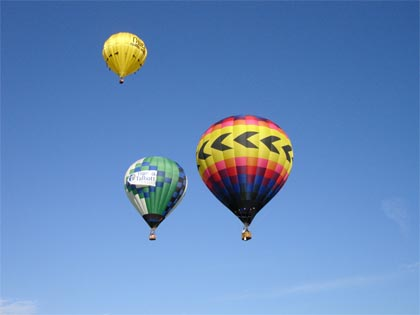
#> input picture images/hot_air_balloon.jpg, 420 x 315 px
$ python f.thresholding.py
#> lines starting #> are read from the running program, lines starting #| are printed output that depends on the picture; after the words box and inside, x2 and y2 are one past the last pixel; in counts of white or black regions, pixels touching at a corner belong together
import cv2 as cv

img = cv.imread('images/hot_air_balloon.jpg')
#> img is the input picture: shape (315, 420, 3); mean B, G, R 188.8, 138.5, 101.2
cv.imshow('Hot Air Balloon', img)

gray = cv.cvtColor(img, cv.COLOR_BGR2GRAY)
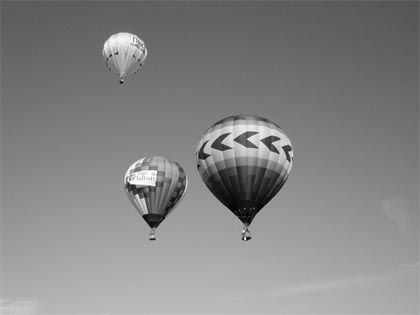
#> gray: shape (315, 420); min 0, max 255, mean 133
cv.imshow('Gray', gray)

#Simple Thresholding
threshold, thresh = cv.threshold(gray, 100, 255, cv.THRESH_BINARY)
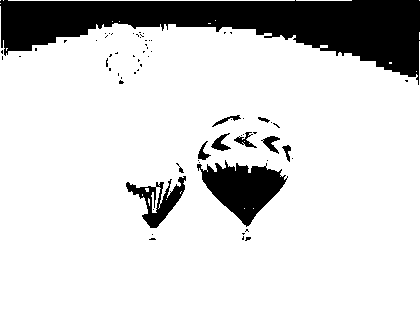
#> thresh: shape (315, 420); 83.4% white; 68 black regions (57 under 20 px), largest, box (x1, y1, x2, y2) and area: (0, 0, 420, 85) 16768, (197, 160, 288, 227) 3090, (126, 176, 186, 228) 1136
cv.imshow('Simple Thresholding', thresh)

threshold, thresh_inv = cv.threshold(gray, 150, 255, cv.THRESH_BINARY_INV)
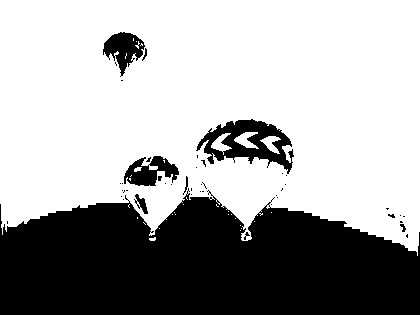
#> thresh_inv: shape (315, 420); 65.5% white; 45 black regions (37 under 20 px), largest, box (x1, y1, x2, y2) and area: (0, 188, 420, 315) 41072, (196, 119, 294, 174) 2388, (103, 32, 145, 77) 957
cv.imshow('Simple Thresholded Inverse', thresh_inv)

#Adaptive Thresholding
adaptive_thresh = cv.adaptiveThreshold(gray, 255, cv.ADAPTIVE_THRESH_MEAN_C, cv.THRESH_BINARY, 11, 3)
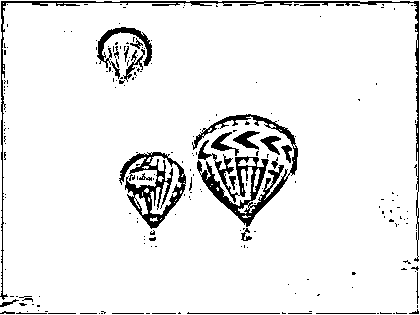
#> adaptive_thresh: shape (315, 420); 92.5% white; 213 black regions (182 under 20 px), largest, box (x1, y1, x2, y2) and area: (192, 114, 298, 227) 3008, (0, 1, 419, 300) 2163, (119, 152, 186, 229) 1790
cv.imshow('Adaptive Threshold', adaptive_thresh)

adaptive_thresh_gaussian = cv.adaptiveThreshold(gray, 255, cv.ADAPTIVE_THRESH_GAUSSIAN_C, cv.THRESH_BINARY_INV, 11, 3)
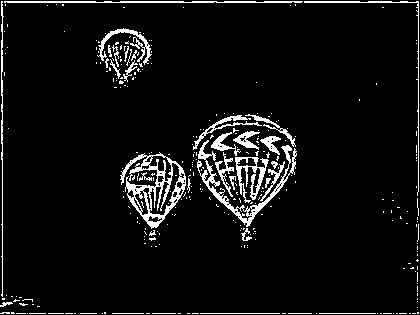
#> adaptive_thresh_gaussian: shape (315, 420); 6.2% white in thin lines or dots
cv.imshow('Adaptive Threshold Gaussian Inverse', adaptive_thresh_gaussian)

cv.waitKey(0)

$ run again, with images/people_group.jpg copied over images/hot_air_balloon.jpg
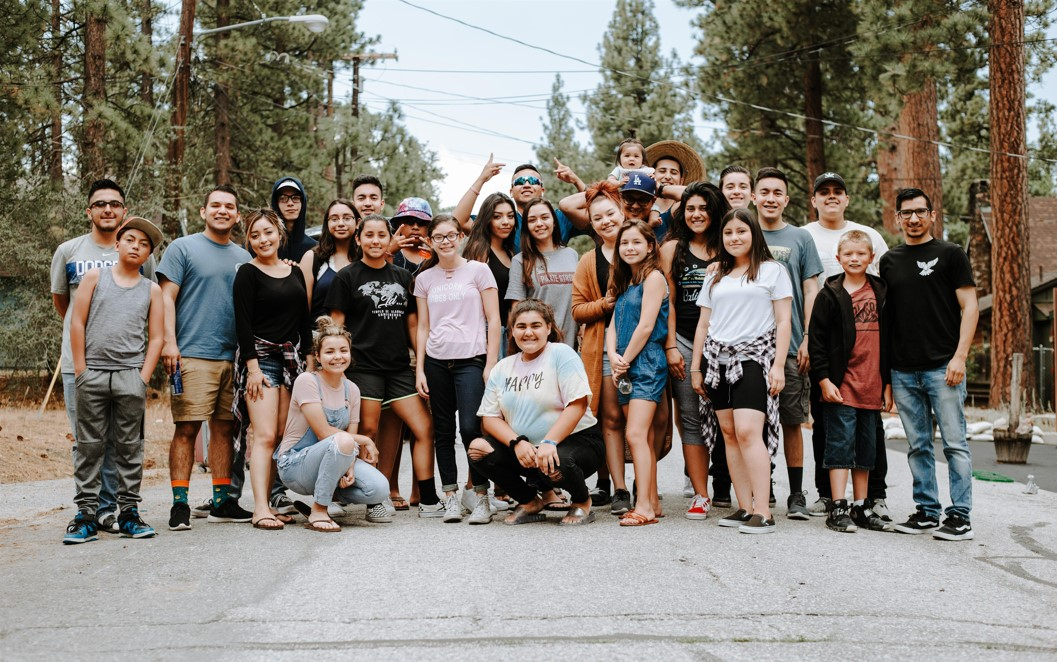
#> input picture images/people_group.jpg, 1057 x 662 px
#> img is the input picture: shape (662, 1057, 3); mean B, G, R 116, 125.3, 132.5
#> `threshold, thresh = cv.threshold(gray, 100, 255, cv.THRESH_BINARY)`:
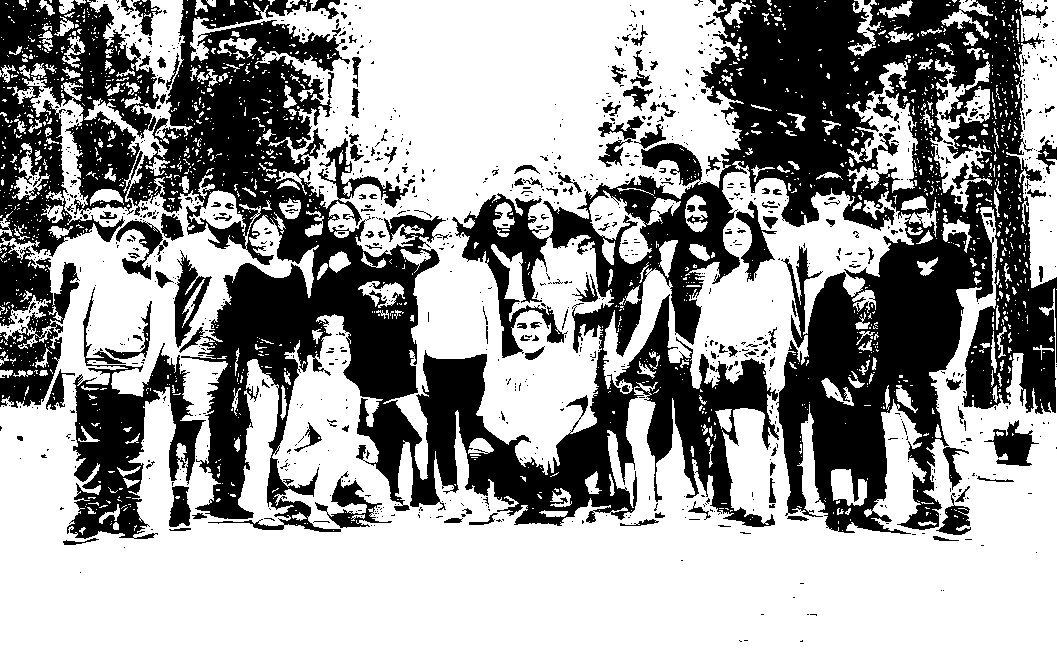
#> thresh: shape (662, 1057); 61.3% white; 1072 black regions (923 under 20 px), largest, box (x1, y1, x2, y2) and area: (127, 0, 1057, 534) 207349, (0, 0, 159, 257) 22474, (67, 287, 206, 539) 12023
#> thresh_inv: shape (662, 1057); 55.8% white; 1447 black regions (1191 under 20 px), largest, box (x1, y1, x2, y2) and area: (0, 223, 1057, 662) 168780, (332, 0, 737, 236) 48130, (413, 235, 593, 467) 16705
#> adaptive_thresh: shape (662, 1057); 60.3% white; 5878 black regions (4850 under 20 px), largest, box (x1, y1, x2, y2) and area: (138, 0, 1057, 537) 128836, (0, 0, 351, 326) 23930, (0, 282, 156, 502) 5587
#> `adaptive_thresh_gaussian = cv.adaptiveThreshold(gray, 255, cv.ADAPTIVE..`:
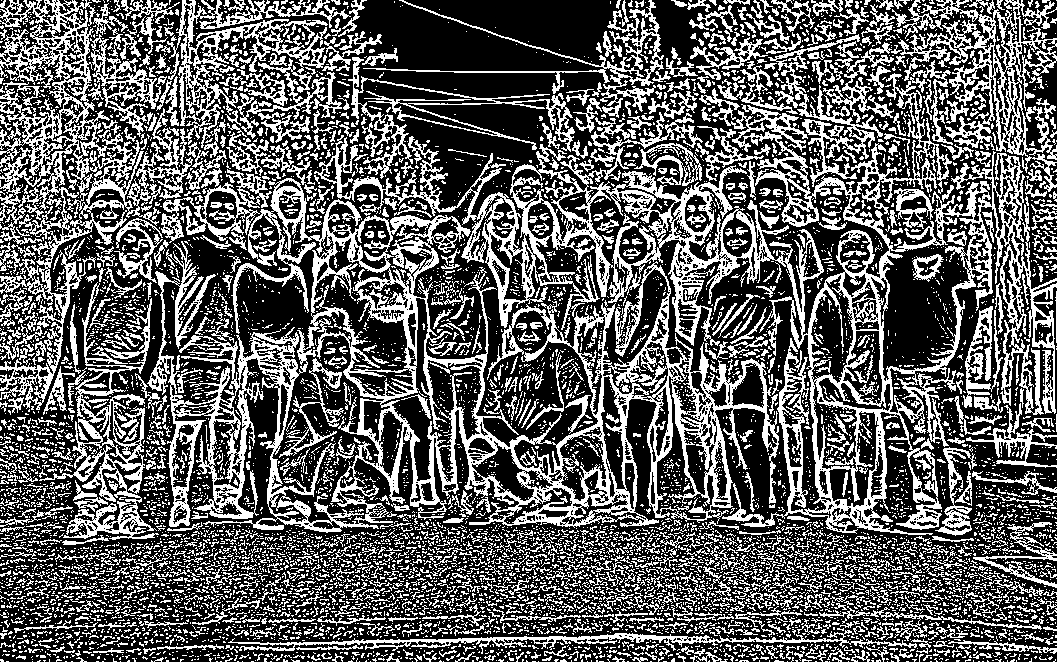
#> adaptive_thresh_gaussian: shape (662, 1057); 36.8% white in thin lines or dots
